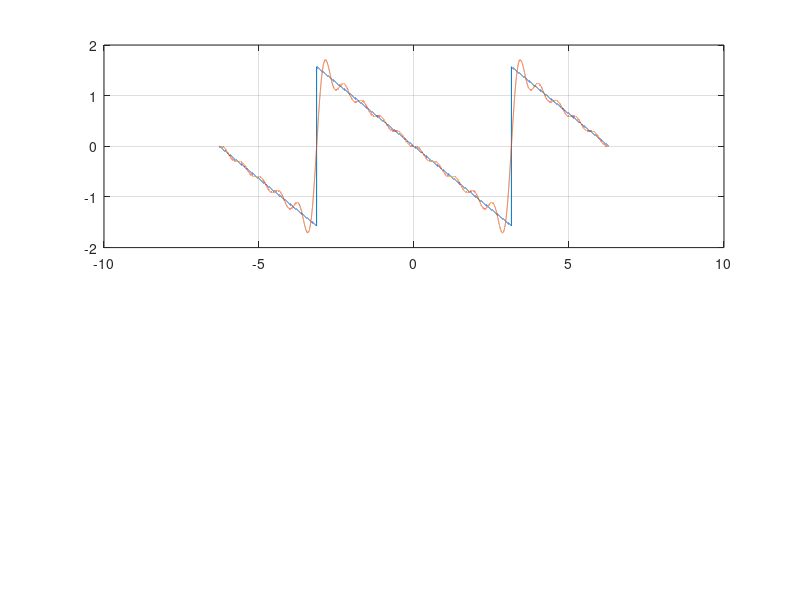

The MATLAB script that drew this image: (Note: this script raises an error after producing the figure.)
%% Parameters
f_fun = @(x) -(mod(x + pi, 2*pi) - pi) / 2; % -x/2
df_fun = @(x) -.5*ones(size(x))';

x = linspace(-2*pi + 1e-6, 2*pi - 1e-6, 50001);
f = f_fun(x);
df = df_fun(x);

%% Computation
N = [10, 20, 40, 100];
for n = 1:length(N)
    f_series = 0;
    df_series = 0;
    for k = 1:N(n)
        f_series = f_series + (-1)^k * sin(k*x)/k;
        df_series = df_series + cos(k*x);
    end
    figure(n);

    subplot(2, 1, 1)
    plot(x, f, x, f_series);
    grid on;
    legend('$f(x)$', 'Fourier', interpreter = 'latex', fontsize = 12)
    title(['$n =$ ', num2str(N(n))], interpreter = 'latex', fontsize = 16)

    subplot(2, 1, 2)
    plot(x, df, x, df_series);
    grid on;
    legend('$\frac{df}{dx}(x)$', 'Fourier', interpreter = 'latex', fontsize = 12)
    xlabel('$x$', interpreter = 'latex', fontsize = 14)
end
